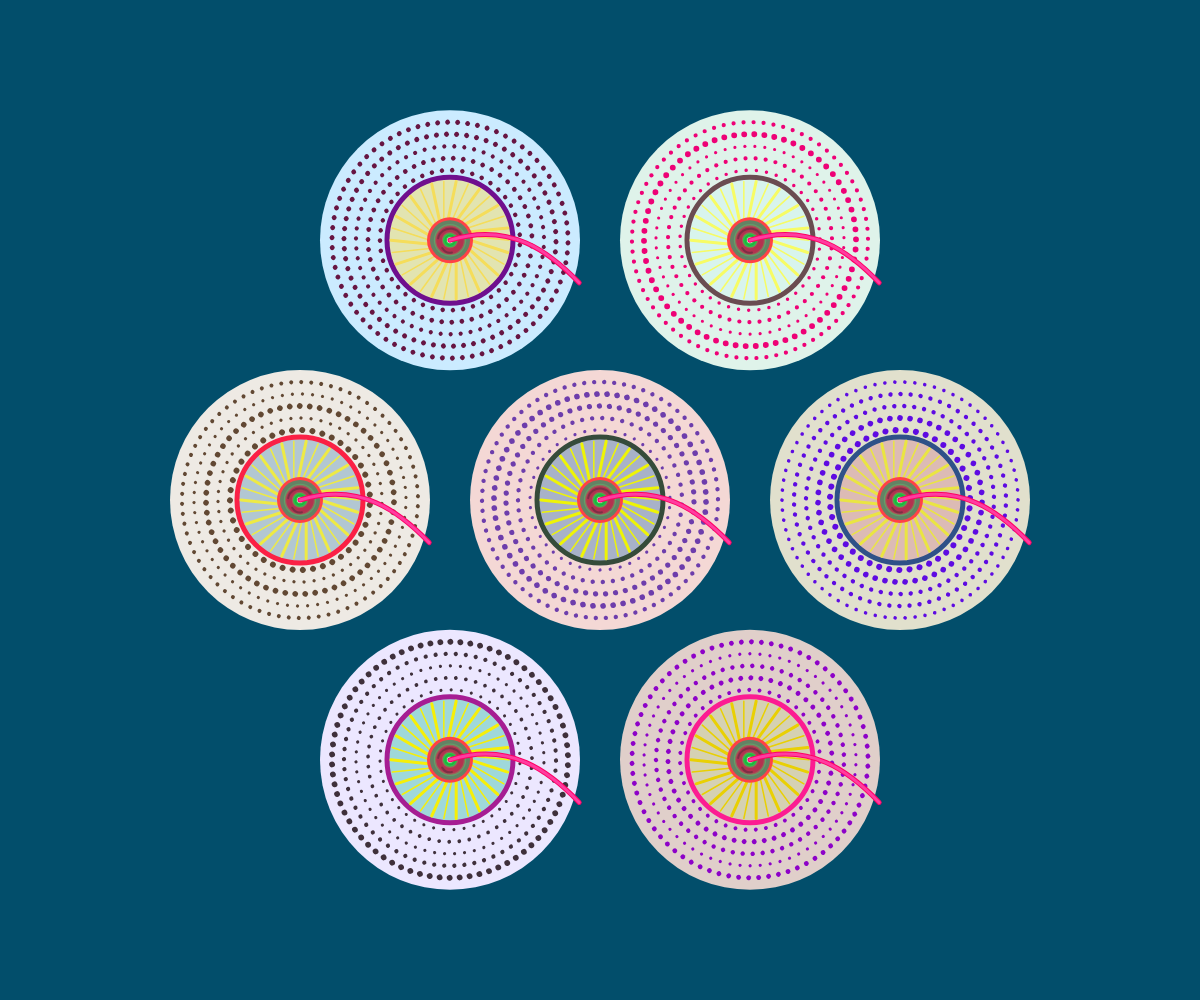
Frame 1 (no input)
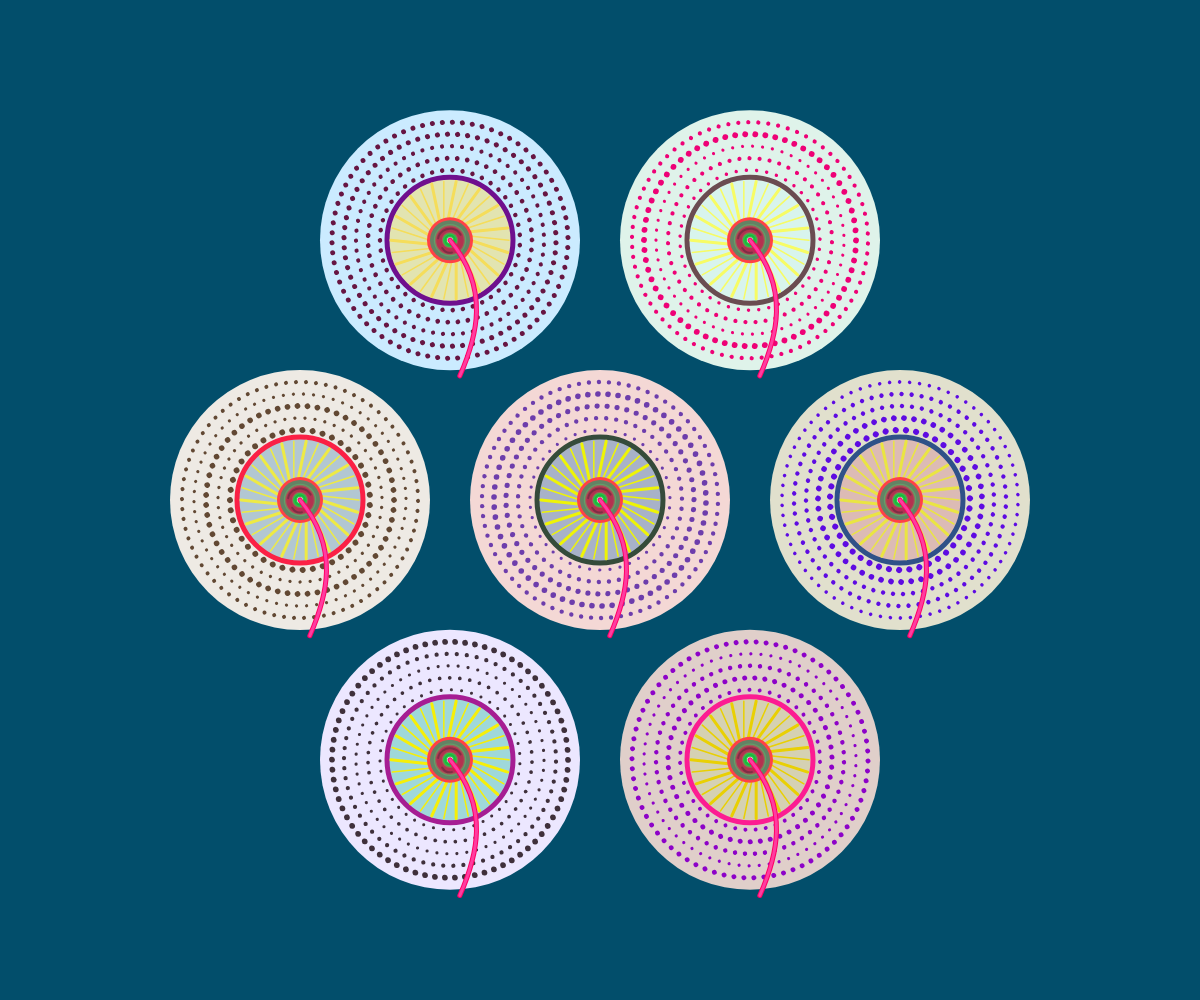
Frame 60 (no input)
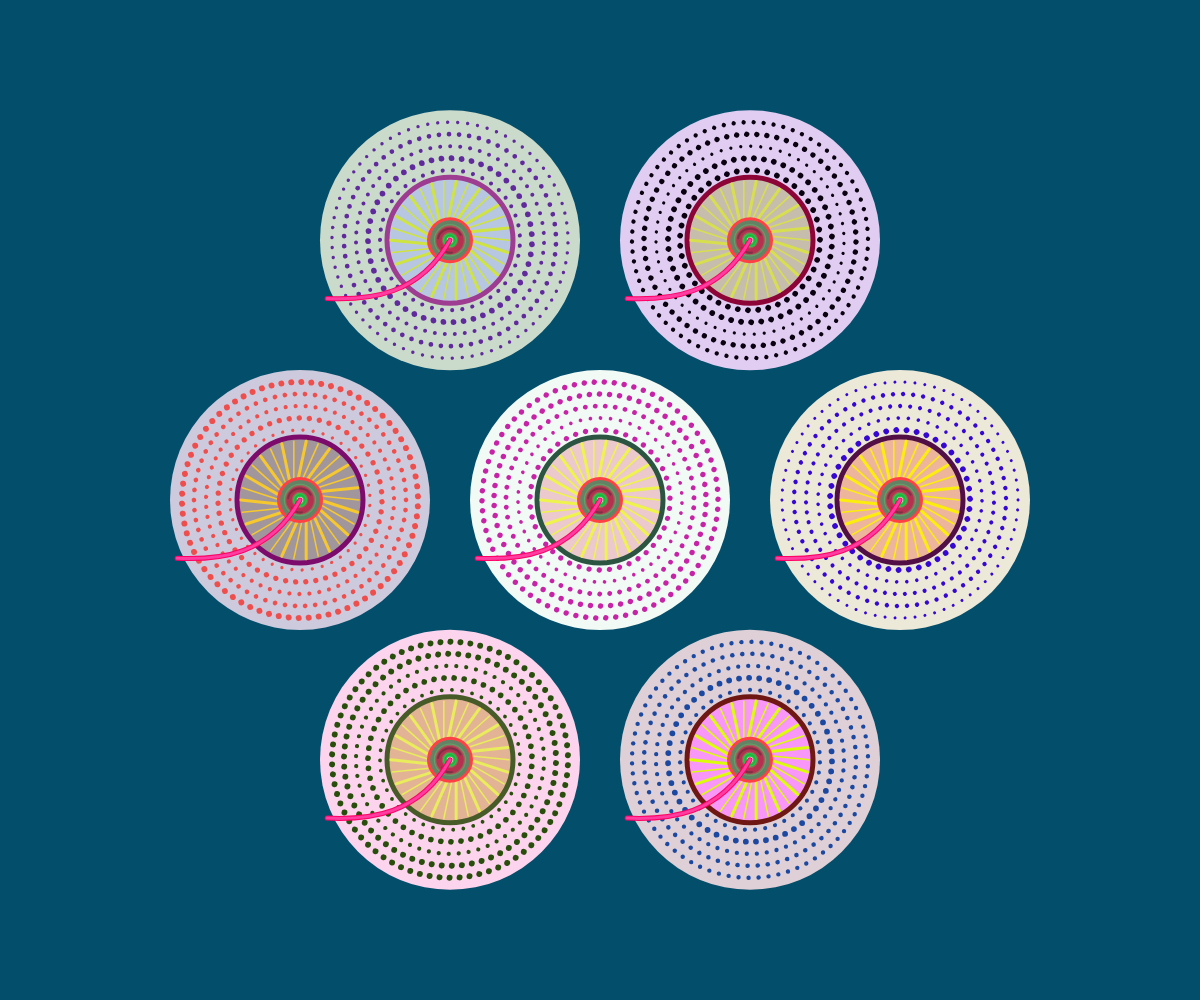
Frame 120 (the mouse pressed at the canvas centre since frame 60)

The p5.js sketch that drew these frames (run headless with seeded random() and noise() and a simulated clock; from frame 60 on, the mouse is pressed at the canvas centre):

// p5.js sketch
// ── sketch.js
let strokeColor; 
let baseCircleColor;   // color for the white background circle
let outerDotColor;     // color for the red dots outside
let angleDots = 0;     // controls how much the red dots rotate
let dotSizes = [];     // stores the size of each ring of dots
let circles = [];      // an array to store all circle objects

function setup() {
  // Create the canvas using the size of the window
  createCanvas(windowWidth, windowHeight);
  angleMode(RADIANS); // use radians for angle measurements

  // Set center of the screen and circle size
  let centerX = windowWidth / 2;
  let centerY = windowHeight / 2;
  let radius = 200; 
  let spacing = radius * 1.5; // distance between circle centers

  // Add one circle in the center
  circles.push(new PatternCircle(centerX, centerY, radius));

  // Add 6 outer circles around the center
  for (let i = 0; i < 6; i++) {
    let angle = TWO_PI / 6 * i;
    let x = centerX + cos(angle) * spacing;
    let y = centerY + sin(angle) * spacing;
    circles.push(new PatternCircle(x, y, radius));
  }
}

function draw() {
  background('#024E6B'); // dark background
  for (let c of circles) {
    c.update(); // update animations
    c.draw();   // draw each circle
  }
}

// When mouse is clicked, change colors of all circles
function mousePressed() {
  for (let c of circles) {
    c.generateColors();
  }
}

// This class creates each circle design
class PatternCircle {
  constructor(x, y, r) {
    this.x = x;
    this.y = y;
    this.r = r;
    this.angleDots = random(TWO_PI); // start rotation from a random angle
    this.dotSizes = [];              
    this.generateColors();           // pick random colors
  }

  // Pick random colors for this circle
  generateColors() {
    this.strokeColor = color(random(0, 255), random(0, 100), random(10, 150));
    this.baseCircleColor = color(random(200, 255), random(200, 255), random(200, 255));
    this.bgColor = color(random(150, 255), random(150, 255), random(150, 255));
    this.lineColor = color(random(200, 255), random(200, 255), random(0, 100));
    this.outerDotColor = color(random(0, 255), random(0, 80), random(0, 255));

    this.dotSizes = [];
    let maxRadius = this.r * 0.6;
    for (let r = 10; r < maxRadius; r += 12) {
      this.dotSizes.push(random(3, 6)); // choose size for each ring of dots
    }
  }

  // Slowly rotate the red dots
  update() {
    this.angleDots += 0.005;
  }

  // Draw everything in this circle
  draw() {
    push();
    translate(this.x, this.y); // move to the circle’s center

    // Draw white background circle
    fill(this.baseCircleColor);
    noStroke();
    circle(0, 0, this.r * 1.3);

    // Draw rotating red dots
    push();
    rotate(this.angleDots); 
    this.drawOuterDots(0, 0, this.r);
    pop();

    // Draw the pink background circle
    fill(this.bgColor);
    stroke(this.strokeColor);
    strokeWeight(5);
    circle(0, 0, this.r * 0.63);

    // Draw lines from center like spikes
    stroke(this.lineColor);
    let spikes = 30;
    let innerR = 20;
    let outerR = 59;
    for (let i = 0; i < spikes; i++) {
      strokeWeight(i % 2 === 0 ? 3 : 1.5); // thick and thin lines
      let angle1 = TWO_PI * i / spikes;
      let angle2 = TWO_PI * (i + 1) / spikes;
      let x1 = cos(angle1) * innerR;
      let y1 = sin(angle1) * innerR;
      let x2 = cos(angle2) * outerR;
      let y2 = sin(angle2) * outerR;
      line(x1, y1, x2, y2);
    }

    // Draw several small colored circles in the center
    noStroke();
    fill(255, 65, 70);
    circle(0, 0, this.r * 0.23);

    fill(100, 130, 100);
    circle(0, 0, this.r * 0.2);

    noFill();
    stroke(80, 255, 120, 60);
    strokeWeight(2.5);
    fill(180, 50, 80);
    circle(0, 0, this.r * 0.15);

    fill(30, 180, 60);
    circle(0, 0, this.r * 0.07);

    fill(255);
    circle(0, 0, this.r * 0.03);

    // Draw two black arcs for decoration
    stroke(30, 40, 50, 90);
    strokeWeight(2);
    noFill();
    arc(0, 0, 24, 23, PI * 1.05, PI * 1.85);
    arc(0, 0, 20, 25, PI * 0.45, PI * 0.75);

    // Draw two animated bezier curves.
    let rotateAngle = frameCount * 0.02;
    push();
    rotate(rotateAngle);

    stroke(255, 0, 100);
    strokeWeight(5);
    noFill();
    bezier(0, 0, this.r * 0.3, -this.r * 0.1, this.r * 0.5, this.r * 0.05, this.r * 0.65, this.r * 0.2);

    stroke(255, 60, 160);
    strokeWeight(3);
    bezier(0, 0, this.r * 0.3, -this.r * 0.1, this.r * 0.5, this.r * 0.05, this.r * 0.65, this.r * 0.2);

    pop(); // end bezier rotation
    pop(); // end main drawing
  }

  // Draw red dots in rings around the center
  drawOuterDots(x, y, r) {
    let maxRadius = r * 0.6;
    let ringIndex = 0;
    for (let i = 10; i < maxRadius; i += 12) {
      let numDots = floor(TWO_PI * i / 10); // how many dots on this ring
      let dotSize = this.dotSizes[ringIndex];
      for (let j = 0; j < numDots; j++) {
        let angle = TWO_PI * j / numDots;
        let dx = x + cos(angle) * i;
        let dy = y + sin(angle) * i;
        fill(this.outerDotColor);
        noStroke();
        ellipse(dx, dy, dotSize); // draw each dot
      }
      ringIndex++;
    }
  }
}
